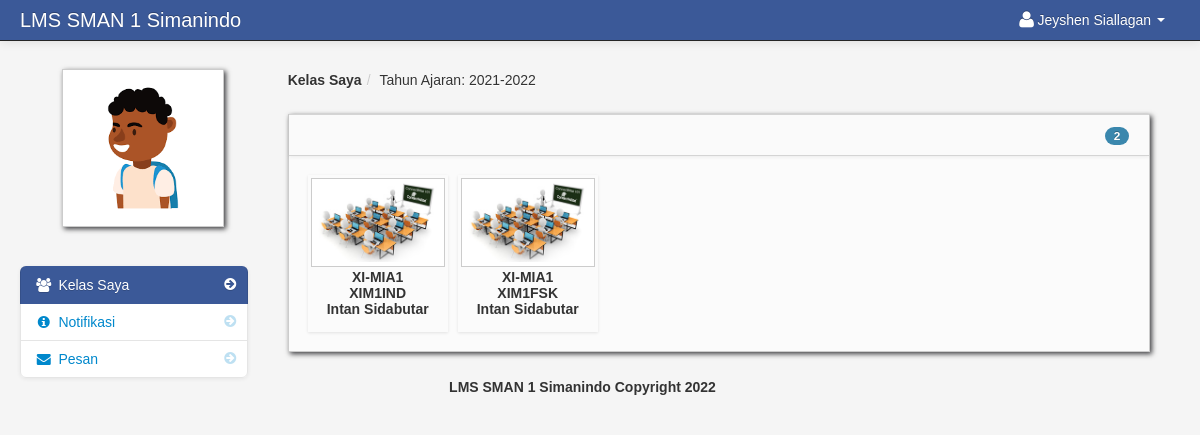
The app's page /dashboard_student.php (signed in) with its own data.
### tables this page shows
CREATE TABLE `student` (
  `student_id` int(11) NOT NULL,
  `firstname` varchar(100) NOT NULL,
  `lastname` varchar(100) NOT NULL,
  `class_id` int(11) NOT NULL,
  `username` varchar(100) NOT NULL,
  `password` varchar(100) NOT NULL,
  `location` varchar(100) NOT NULL,
  `status` varchar(100) NOT NULL
);

CREATE TABLE `school_year` (
  `school_year_id` int(11) NOT NULL,
  `school_year` varchar(100) NOT NULL
);

CREATE TABLE `teacher_class_student` (
  `teacher_class_student_id` int(11) NOT NULL,
  `teacher_class_id` int(11) NOT NULL,
  `student_id` int(11) NOT NULL,
  `teacher_id` int(11) NOT NULL
);

CREATE TABLE `teacher_class` (
  `teacher_class_id` int(11) NOT NULL,
  `teacher_id` int(11) NOT NULL,
  `class_id` int(11) NOT NULL,
  `subject_id` int(11) NOT NULL,
  `thumbnails` varchar(100) NOT NULL,
  `school_year` varchar(100) NOT NULL
);

CREATE TABLE `class` (
  `class_id` int(11) NOT NULL,
  `class_name` varchar(100) NOT NULL
);

CREATE TABLE `subject` (
  `subject_id` int(11) NOT NULL,
  `subject_code` varchar(100) NOT NULL,
  `subject_title` varchar(100) NOT NULL,
  `category` varchar(100) NOT NULL,
  `description` longtext NOT NULL,
  `unit` int(11) NOT NULL,
  `Pre_req` varchar(100) NOT NULL,
  `semester` varchar(100) NOT NULL
);

CREATE TABLE `teacher` (
  `teacher_id` int(11) NOT NULL,
  `username` varchar(100) NOT NULL,
  `password` varchar(200) NOT NULL,
  `firstname` varchar(100) NOT NULL,
  `lastname` varchar(100) NOT NULL,
  `department_id` int(11) NOT NULL,
  `location` varchar(200) NOT NULL,
  `about` varchar(500) NOT NULL,
  `teacher_status` varchar(20) NOT NULL,
  `teacher_stat` varchar(100) NOT NULL
);

### session.php (called while the page is built, shortened)
<?php
$session_id=$_SESSION['id'];
?>

### dashboard_student.php (the view, shortened to what this page needs)
<?php include('header_dashboard.php'); ?>
<?php include('session.php'); ?>
    <body>
		<?php include('navbar_student.php'); ?>
        <div class="container-fluid">
            <div class="row-fluid">
				<?php include('student_sidebar.php'); ?>
                <div class="span9" id="content">
                     <div class="row-fluid">
					     <ul class="breadcrumb">
						<?php
						$school_year_query = mysqli_query($conn,"select * from school_year order by school_year DESC")or die(mysqli_error());
						$school_year_query_row = mysqli_fetch_array($school_year_query);
						$school_year = $school_year_query_row['school_year'];
						?>
							<li><a href="#"><b>Kelas Saya</b></a><span class="divider">/</span></li>
							<li><a href="#">Tahun Ajaran: <?php echo $school_year_query_row['school_year']; ?></a></li>
						</ul>
                        <div class="block">
                            <div class="navbar navbar-inner block-header">
                                <div id="" class="muted pull-right">
									<?php $query = mysqli_query($conn,"select * from teacher_class_student
														LEFT JOIN teacher_class ON teacher_class.teacher_class_id = teacher_class_student.teacher_class_id
														LEFT JOIN class ON class.class_id = teacher_class.class_id
														LEFT JOIN subject ON subject.subject_id = teacher_class.subject_id
														LEFT JOIN teacher ON teacher.teacher_id = teacher_class.teacher_id
														where student_id = '$session_id' and school_year = '$school_year'
														")or die(mysqli_error());
														$count = mysqli_num_rows($query);
									?>
												<span class="badge badge-info"><?php echo $count; ?></span>
								</div>
                            </div>
                            <div class="block-content collapse in">
                                <div class="span12">
  										<ul	 id="da-thumbs" class="da-thumbs">
													<?php
														if ($count != '0'){
														while($row = mysqli_fetch_array($query)){
														$id = $row['teacher_class_id'];
													?>
											<li>
												<a href="my_classmates.php<?php echo '?id='.$id; ?>">
														<img src ="<?php echo $row['thumbnails'] ?>" width="124" height="140" class="img-polaroid">
												</a>
												<p class="class"><?php echo $row['class_name']; ?></p>
												<p class="subject"><?php echo $row['subject_code']; ?></p>
												<p class="subject"><?php echo $row['firstname']." ".$row['lastname']?></p>
											</li>
									<?php }}else{ ?>
									<div class="alert alert-info"><i class="icon-info-sign"></i> Anda saat ini tidak mendaftar ke kelas</div>
									<?php } ?>
									</ul>
                                </div>
                            </div>
                        </div>
                    </div>
                </div>
            </div>
		<?php include('footer.php'); ?>
        </div>
		<?php include('script.php'); ?>
    </body>
</html>

### header_dashboard.php (shortened to what this page needs)
<!DOCTYPE html>
<html class="no-js">
    <head>
        <link href="admin/bootstrap/css/bootstrap.min.css" rel="stylesheet" media="screen">
        <link href="admin/bootstrap/css/bootstrap-responsive.min.css" rel="stylesheet" media="screen">
        <link href="admin/bootstrap/css/font-awesome.css" rel="stylesheet" media="screen">
        <link href="admin/bootstrap/css/my_style.css" rel="stylesheet" media="screen">
        <link href="admin/bootstrap/css/print.css" rel="stylesheet" media="print">
        <link href="admin/vendors/easypiechart/jquery.easy-pie-chart.css" rel="stylesheet" media="screen">
        <link href="admin/assets/styles.css" rel="stylesheet" media="screen">
		<link href="admin/vendors/fullcalendar/fullcalendar.css" rel="stylesheet" media="screen">
		<link href="admin/assets/DT_bootstrap.css" rel="stylesheet" media="screen">
		<link href="admin/vendors/jGrowl/jquery.jgrowl.css" rel="stylesheet" media="screen">
		<link rel="stylesheet" type="text/css" href="admin/vendors/bootstrap-wysihtml5/src/bootstrap-wysihtml5.css"></link>
		<link href="admin/vendors/jGrowl/jquery.jgrowl.css" rel="stylesheet" media="screen">
    </head>

### navbar_student.php (shortened to what this page needs)
<div class="navbar navbar-fixed-top navbar-inverse">
        <div class="navbar-inner">
            <div class="container-fluid">
                <a class="brand" href="#">LMS SMAN 1 Simanindo</a>
					<div class="nav-collapse collapse">
						<ul class="nav pull-right">
							<?php $query= mysqli_query($conn,"select * from student where student_id = '$session_id'")or die(mysqli_error());
									$row = mysqli_fetch_array($query);
							?>
							<li class="dropdown">
								<a href="#" role="button" class="dropdown-toggle" data-toggle="dropdown"> <i class="icon-user icon-large"></i><?php echo $row['firstname']." ".$row['lastname'];  ?> <i class="caret"></i></a>
							</li>
						</ul>
					</div>
            </div>
        </div>
</div>

### student_sidebar.php (shortened to what this page needs)
<div class="span3" id="sidebar">
					<img id="avatar" class="img-polaroid" src="admin/<?php echo $row['location']; ?>">
		<ul class="nav nav-list bs-docs-sidenav nav-collapse collapse">
			<li class="active"><a href="dashboard_student.php"><i class="icon-chevron-right"></i><i class="icon-group"></i>&nbsp;Kelas Saya</a></li>
			<li class="">
				<a href="student_notification.php"><i class="icon-chevron-right"></i><i class="icon-info-sign"></i>&nbsp;Notifikasi
				</a>
			</li>
			<li class="">
			<a href="student_message.php"><i class="icon-chevron-right"></i><i class="icon-envelope-alt"></i>&nbsp;Pesan
			</a>
			</li>
		</ul>
</div>

### footer.php
<center>
		<footer>
		<p>LMS SMAN 1 Simanindo Copyright 2022</p>
		</footer>
</center>

### script.php (shortened to what this page needs)
	<link href="admin/vendors/datepicker.css" rel="stylesheet" media="screen">
	<link href="admin/vendors/uniform.default.css" rel="stylesheet" media="screen">
	<link href="admin/vendors/chosen.min.css" rel="stylesheet" media="screen">
<link rel="stylesheet" type="text/css" href="admin/assets//style.css" />
	<link href="admin/vendors/datepicker.css" rel="stylesheet" media="screen">

### admin/assets/styles.css (style rules this page uses)
body { padding-top: 60px; padding-bottom: 40px; background-color: #f5f5f5; }
#content { margin-left:0px; }
.breadcrumb { margin: 0 0 0px; padding: 10px 0px; background-color: transparent; }
.block { background: url("../images/pixel-60fff.png") repeat scroll 0 0 rgba(0, 0, 0, 0) !important; border: 1px solid #ccc; background: white; margin: 1em 0em; border-top: none; -webkit-box-shadow: 2px 2px 5px rgba(0, 0, 6, 0.75); -moz-box-shadow: 2px 2px 5px rgba(0, 0, 6, 0.75); box-shadow: 2px 2px 5px rgba(0, 0, 6, 0.75); }
.block-content { margin: 1em; min-height: .25em; }
.block-header { margin-bottom: 0px; border-right: none; border-left: none; -webkit-border-radius: 0px; -moz-border-radius: 0px; border-radius: 0px; }
.block-header div { padding-top: 10px; }
.bs-docs-sidenav { max-width: 228px; margin: 30px 0 0; padding: 0; background-color: #fff; -webkit-border-radius: 6px; -moz-border-radius: 6px; border-radius: 6px; -webkit-box-shadow: 0 1px 4px rgba(0,0,0,.065); -moz-box-shadow: 0 1px 4px rgba(0,0,0,.065); box-shadow: 0 1px 4px rgba(0,0,0,.065); }
.bs-docs-sidenav > li > a { display: block; width: 190px \9; margin: 0 0 -1px; padding: 8px 14px; border: 1px solid #e5e5e5; }
.bs-docs-sidenav > li:first-child > a { -webkit-border-radius: 6px 6px 0 0; -moz-border-radius: 6px 6px 0 0; border-radius: 6px 6px 0 0; }
.bs-docs-sidenav > li:last-child > a { -webkit-border-radius: 0 0 6px 6px; -moz-border-radius: 0 0 6px 6px; border-radius: 0 0 6px 6px; }
.bs-docs-sidenav > .active > a { position: relative; z-index: 2; padding: 9px 15px; border: 0; text-shadow: 0 1px 0 rgba(0,0,0,.15); -webkit-box-shadow: inset 1px 0 0 rgba(0,0,0,.1), inset -1px 0 0 rgba(0,0,0,.1); -moz-box-shadow: inset 1px 0 0 rgba(0,0,0,.1), inset -1px 0 0 rgba(0,0,0,.1); box-shadow: inset 1px 0 0 rgba(0,0,0,.1), inset -1px 0 0 rgba(0,0,0,.1); }
.bs-docs-sidenav .icon-chevron-right { float: right; margin-top: 2px; margin-right: -6px; opacity: .25; }
.bs-docs-sidenav .active .icon-chevron-right, .bs-docs-sidenav .active a:hover .icon-chevron-right { opacity: 1; }

### admin/assets/style.css (style rules this page uses)
.da-thumbs { float: left; list-style: none outside none; margin: 0; padding: 0; position: relative; }
.da-thumbs li { float: left; margin: 5px; padding: 3px; position: relative; box-shadow: 0 1px 3px rgba(0,0,0,0.1); }
.da-thumbs li a, .da-thumbs li a img { display: block; position: relative; }
.da-thumbs li a { overflow: hidden; }
.class { font-family: helvetica !important; font-weight: bold; text-align: center; }
.subject { font-family: helvetica !important; font-weight: bold; text-align: center; margin-top: -14px; }

### records on screen
student: firstname "Jeyshen", lastname "Siallagan", location (picture)
school_year: school_year "2021-2022"
teacher_class_student: teacher_class.thumbnails (picture), class.class_name "XI-MIA1", subject.subject_code "XIM1IND", teacher.firstname "Intan", teacher.lastname "Sidabutar"
teacher_class_student: teacher_class.thumbnails (picture), class.class_name "XI-MIA1", subject.subject_code "XIM1FSK", teacher.firstname "Intan", teacher.lastname "Sidabutar"

### other values on screen
$count "2"
